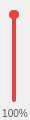
<?xml version="1.0" encoding="UTF-8"?>
<ui version="4.0">
 <class>Volume</class>
 <widget class="QDialog" name="Volume">
  <property name="geometry">
   <rect>
    <x>0</x>
    <y>0</y>
    <width>30</width>
    <height>120</height>
   </rect>
  </property>
  <property name="font">
   <font>
    <pointsize>9</pointsize>
   </font>
  </property>
  <property name="windowTitle">
   <string>Dialog</string>
  </property>
  <property name="styleSheet">
   <string notr="true">.Dialog {
background-color: rgb(255, 255, 255);
border-style: none;
}</string>
  </property>
  <layout class="QVBoxLayout" name="verticalLayout">
   <property name="spacing">
    <number>0</number>
   </property>
   <property name="leftMargin">
    <number>0</number>
   </property>
   <property name="topMargin">
    <number>0</number>
   </property>
   <property name="rightMargin">
    <number>0</number>
   </property>
   <property name="bottomMargin">
    <number>0</number>
   </property>
   <item>
    <widget class="QWidget" name="widget" native="true">
     <layout class="QHBoxLayout" name="horizontalLayout">
      <property name="spacing">
       <number>0</number>
      </property>
      <property name="leftMargin">
       <number>0</number>
      </property>
      <property name="topMargin">
       <number>0</number>
      </property>
      <property name="rightMargin">
       <number>0</number>
      </property>
      <property name="bottomMargin">
       <number>0</number>
      </property>
      <item>
       <spacer name="horizontalSpacer">
        <property name="orientation">
         <enum>Qt::Horizontal</enum>
        </property>
        <property name="sizeHint" stdset="0">
         <size>
          <width>4</width>
          <height>20</height>
         </size>
        </property>
       </spacer>
      </item>
      <item>
       <widget class="QSlider" name="volumeSlider">
        <property name="styleSheet">
         <string notr="true">QSlider {
	padding-top: 10px;
	padding-bottom: 5px;
	padding-left:7px;
	padding-right:8px;
	border-radius: 5px;
}
 
QSlider::add-page:vertical {
	background-color: rgb(236, 65, 65);	
	width:3px;
	border-radius: 2px;
}
 
QSlider::sub-page:vertical {
	background-color: rgb(229, 229, 229);
	width:3px;
	border-radius: 2px;
}
 
QSlider::groove:vertical {
	background:transparent;
	width:4px;
}
 
QSlider::handle:vertical {
	height: 9px;
	width: 4px;
	margin: 0px -3px 0px -3px;
	border-radius: 4px;
	background-color: rgb(236, 65, 65);
}
</string>
        </property>
        <property name="maximum">
         <number>100</number>
        </property>
        <property name="value">
         <number>100</number>
        </property>
        <property name="orientation">
         <enum>Qt::Vertical</enum>
        </property>
       </widget>
      </item>
      <item>
       <spacer name="horizontalSpacer_2">
        <property name="orientation">
         <enum>Qt::Horizontal</enum>
        </property>
        <property name="sizeHint" stdset="0">
         <size>
          <width>5</width>
          <height>20</height>
         </size>
        </property>
       </spacer>
      </item>
     </layout>
    </widget>
   </item>
   <item>
    <widget class="QLabel" name="volumeLab">
     <property name="font">
      <font>
       <pointsize>-1</pointsize>
      </font>
     </property>
     <property name="styleSheet">
      <string notr="true">.QLabel {
color: rgb(88, 88, 88);
font-size: 10px;
}</string>
     </property>
     <property name="text">
      <string>100%</string>
     </property>
     <property name="alignment">
      <set>Qt::AlignCenter</set>
     </property>
    </widget>
   </item>
  </layout>
 </widget>
 <resources/>
 <connections/>
</ui>
